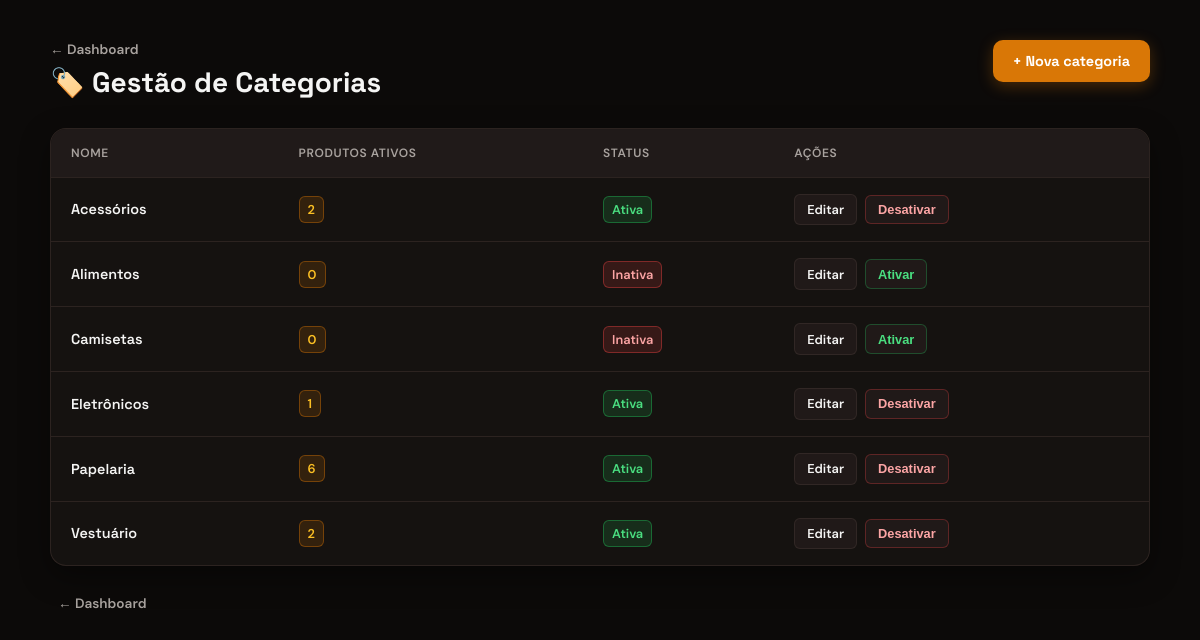
The page /categorias/ (signed in) on the database its author committed.
### app/models/categoria.py (models this page shows)
class Categoria(Base):
    __tablename__ = "categorias"
    id = Column(Integer, primary_key=True, autoincrement=True, index=True)
    nome = Column(String, unique=True, nullable=False)
    ativo = Column(Boolean, default=True)
    produtos = relationship("Produto", back_populates="categoria", lazy="select")

### app/controllers/categoria_controller.py (the view)
@router.get("/")
def listar_categorias(
    request: Request,
    db: Session = Depends(get_db),
    admin = Depends(get_admin)
):
    categorias = db.query(Categoria).order_by(Categoria.nome).all()
    return templates.TemplateResponse(
        request,
        "categorias/index.html",
        {
            "request":    request,
            "usuario":    admin,
            "categorias": categorias,
        }
    )

### app/templates/categorias/index.html (shortened to what this page needs)
<!DOCTYPE html>
<html lang="pt-br">
<head>
    <link rel="stylesheet" href="/static/css/categorias/index.css">
</head>
<body>
    <div class="categorias-container">
        <header class="categorias-header">
            <div>
                <a href="/" class="btn-voltar">← Dashboard</a>
                <h1>🏷️ Gestão de Categorias</h1>
            </div>
            <a href="/categorias/nova" class="btn-novo">+ Nova categoria</a>
        </header>
        <div class="tabela-wrapper">
            <table class="tabela-categorias">
                <thead>
                    <tr>
                        <th>Nome</th>
                        <th>Produtos ativos</th>
                        <th>Status</th>
                        <th>Ações</th>
                    </tr>
                </thead>
                <tbody>
                    {% for c in categorias %}
                    <tr>
                        <td class="font-head font-bold">{{ c.nome }}</td>
                        <td>
                            <span class="badge produtos-count">
                                {{ c.produtos | selectattr('ativo') | list | length }}
                            </span>
                        </td>
                        <td>
                            <span class="badge {{ 'ativo' if c.ativo else 'inativo' }}">
                                {{ "Ativa" if c.ativo else "Inativa" }}
                            </span>
                        </td>
                        <td>
                            <div class="acoes-container">
                                <a href="/categorias/{{ c.id }}/editar" class="btn-acao editar">Editar</a>
                                <form action="/categorias/{{ c.id }}/toggle-ativo" method="post" style="display:inline">
                                    <button type="submit" class="btn-acao {{ 'desativar' if c.ativo else 'ativar' }}">
                                        {{ "Desativar" if c.ativo else "Ativar" }}
                                    </button>
                                </form>
                            </div>
                        </td>
                    </tr>
                    {% endfor %}
                </tbody>
            </table>
        </div>
        <div class="categorias-footer">
            <a href="/" class="btn-voltar">← Dashboard</a>
        </div>
    </div>
</body>
</html>

### app/static/css/categorias/index.css (style rules this page uses)
:root { --bg-color: #0c0a09; --card-bg: rgba(24, 20, 18, 0.85); --surface-2: rgba(33, 27, 26, 0.95); --border-color: rgba(68, 54, 51, 0.5); --primary-color: #d97706; --primary-hover: #b45309; --text-main: #f5f5f4; --text-muted: #a8a29e; --red: #ef4444; --green: #22c55e; --font-head: 'Space Grotesk', system-ui, sans-serif; --font-body: 'DM Sans', system-ui, sans-serif; --radius: 16px; --radius-sm: 10px; }
* { box-sizing: border-box; margin: 0; padding: 0; }
body { background-color: var(--bg-color); color: var(--text-main); font-family: var(--font-body); font-size: 14px; min-height: 100vh; padding: 2.5rem; }
.categorias-container { max-width: 1100px; margin: 0 auto; display: flex; flex-direction: column; gap: 1.75rem; }
.categorias-header { display: flex; justify-content: space-between; align-items: flex-start; }
.btn-voltar { color: var(--text-muted); text-decoration: none; font-size: 0.85rem; font-weight: 600; display: inline-block; margin-bottom: 0.35rem; transition: color 0.2s; }
.categorias-header h1 { font-family: var(--font-head); font-size: 1.75rem; font-weight: 700; }
.btn-novo { background-color: var(--primary-color); color: white; text-decoration: none; padding: 0.75rem 1.25rem; border-radius: var(--radius-sm); font-family: var(--font-head); font-weight: 700; font-size: 0.9rem; box-shadow: 0 4px 15px rgba(217, 119, 6, 0.3); transition: background 0.2s; white-space: nowrap; }
.tabela-wrapper { background: var(--card-bg); border: 1px solid var(--border-color); border-radius: var(--radius); overflow: hidden; backdrop-filter: blur(10px); box-shadow: 0 10px 30px rgba(0, 0, 0, 0.4); }
.tabela-categorias { width: 100%; border-collapse: collapse; text-align: left; }
.tabela-categorias th { background: var(--surface-2); color: var(--text-muted); font-size: 0.75rem; font-weight: 600; text-transform: uppercase; letter-spacing: 0.05em; padding: 1rem 1.25rem; border-bottom: 1px solid var(--border-color); }
.tabela-categorias td { padding: 1rem 1.25rem; border-bottom: 1px solid var(--border-color); font-size: 0.9rem; }
.tabela-categorias tbody tr:last-child td { border-bottom: none; }
.font-head { font-family: var(--font-head); }
.font-bold { font-weight: 600; }
.badge { display: inline-flex; align-items: center; padding: 4px 8px; border-radius: 6px; font-size: 0.8rem; font-weight: 600; }
.badge.produtos-count { background: rgba(217, 119, 6, 0.15); border: 1px solid rgba(217, 119, 6, 0.4); color: #fbbf24; }
.badge.ativo { background: rgba(34, 197, 94, 0.15); border: 1px solid rgba(34, 197, 94, 0.4); color: #4ade80; }
.badge.inativo { background: rgba(239, 68, 68, 0.15); border: 1px solid rgba(239, 68, 68, 0.4); color: #fca5a5; }
.acoes-container { display: flex; gap: 0.5rem; align-items: center; }
.btn-acao { padding: 0.4rem 0.75rem; border-radius: 6px; font-size: 0.8rem; font-weight: 600; text-decoration: none; cursor: pointer; border: 1px solid var(--border-color); background: var(--surface-2); color: var(--text-main); transition: background 0.2s, border-color 0.2s; }
.btn-acao.desativar { color: #fca5a5; border-color: rgba(239, 68, 68, 0.3); }
.btn-acao.ativar { color: #4ade80; border-color: rgba(34, 197, 94, 0.3); }
.categorias-footer { padding: 0 0.5rem; }

### rows shown on the page
Categoria: nome "Acessórios", produtos|selectattr "2", ativo "Ativa", ativo "Desativar"
Categoria: nome "Alimentos", produtos|selectattr "0", ativo "Inativa", ativo "Ativar"
Categoria: nome "Camisetas", produtos|selectattr "0", ativo "Inativa", ativo "Ativar"
Categoria: nome "Eletrônicos", produtos|selectattr "1", ativo "Ativa", ativo "Desativar"
Categoria: nome "Papelaria", produtos|selectattr "6", ativo "Ativa", ativo "Desativar"
Categoria: nome "Vestuário", produtos|selectattr "2", ativo "Ativa", ativo "Desativar"
